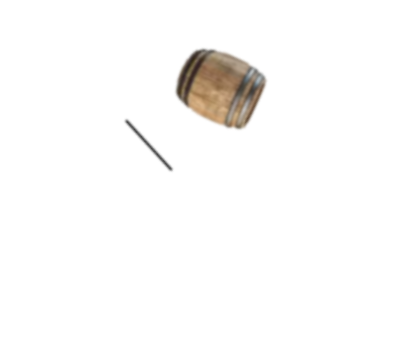
#> input picture data/cask7.png, 410 x 346 px, found by its file name
$ python gradientMethod.py
#> lines starting #> are read from the running program, lines starting #| are printed output that depends on the picture; after the words box and inside, x2 and y2 are one past the last pixel; in counts of white or black regions, pixels touching at a corner belong together
import cv2,numpy as np,random,uprightImg

def get_h(obj_h,cask_m,real_obj_h=1,):
    global metre_per_pix
    metre_per_pix=real_obj_h/obj_h
    dist=cask_m*metre_per_pix
    return dist

#incomplete
def get_w(h_val=None):
    global cask_contour

    if (not h_val) or h_val>=h//2:
        h_val=random.randint(0,h//2)

def get_coords(h_val=None):
    h_val=random.randint(28,h//2)
    #find values for quadratic equation
    a=1+m**2
    b=2*m*y_intercept
    c=(y_intercept**2)-(h_val**2)

    #use quadratic equation to find Δx values
    x_1=(-b+((b**2)-(4*a*c))**.5)/(2*a)
    x_2=(-b-((b**2)-(4*a*c))**.5)/(2*a)

    #find Δy values
    y_1=((h_val**2)-(x_1**2))**.5
    y_2=((h_val**2)-(x_2**2))**.5

    #find the points using the Δx and Δy values
    #im not sure why none of these values get the correct points
    x_coord_1_1=centre_x-x_1
    y_coord_1_1=m*x_coord_1_1+y_intercept

    x_coord_2_1=centre_x-x_2
    y_coord_2_1=m*x_coord_2_1+y_intercept

    x_coord_1_2=centre_x-x_1
    y_coord_1_2=centre_y+y_1

    x_coord_2_2=centre_x-x_2
    y_coord_2_2=centre_y+y_2

    #find the actual points using the perpendicular lines equations
    x_final_1=((x_coord_1_2/m)+y_coord_1_2-y_intercept)/(m+(1/m))
    y_final_1=m*x_final_1+y_intercept

    x_final_2=((x_coord_2_2/m)+y_coord_2_2-y_intercept)/(m+(1/m))
    y_final_2=m*x_final_2+y_intercept

    y_intercept_2=y_final_2-(-1/m)*x_final_2

    points=[]
    for point in cask_contour:
        if point[0][0]*(-1/m)+y_intercept_2==point[0][1]:
            points.append(point)
            cv2.circle(img,(int(point[0][0]),int(point[0][1])),5,(255,0,255),-1)
    print(points)

    cv2.circle(img,(int(x_coord_1_2),int(y_coord_1_2)),5,(0,0,255),2)
    cv2.circle(img,(int(x_coord_2_2),int(y_coord_2_2)),5,(0,0,255),2)

    cv2.circle(img,(int(x_coord_1_1),int(y_coord_1_1)),5,(255,0,0),2)
    cv2.circle(img,(int(x_coord_2_1),int(y_coord_2_1)),5,(255,0,0),2)

    cv2.circle(img,(int(x_final_1),int(y_final_1)),5,(0,255,0),2)
    cv2.circle(img,(int(x_final_2),int(y_final_2)),5,(0,255,0),2)
img=cv2.imread("./data/cask7.png")
#> img is the input picture: shape (346, 410, 3); mean B, G, R 249.1, 250, 250.8
img=cv2.resize(img,(0,0),fx=2,fy=2)
#> img: shape (692, 820, 3)

img_process=cv2.cvtColor(img,cv2.COLOR_BGR2GRAY)
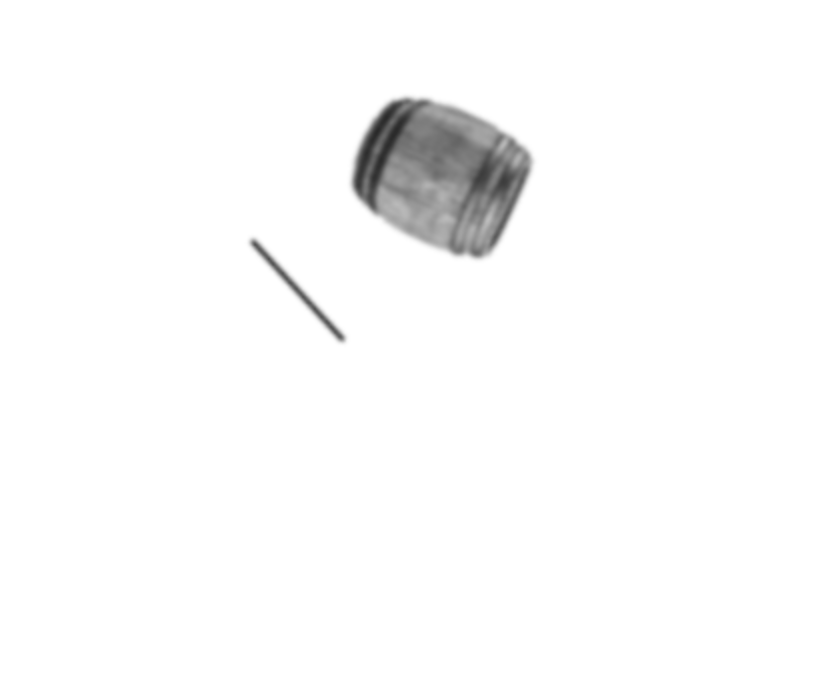
#> img_process: shape (692, 820); min 41, max 255, mean 250.2

img_process=cv2.GaussianBlur(img_process,(5,5),0)

#cv2.imshow("img",img_process)
#cv2.waitKey(0)
#create mask to get the contour of the cask and known object
mask=cv2.inRange(img_process,0,180)
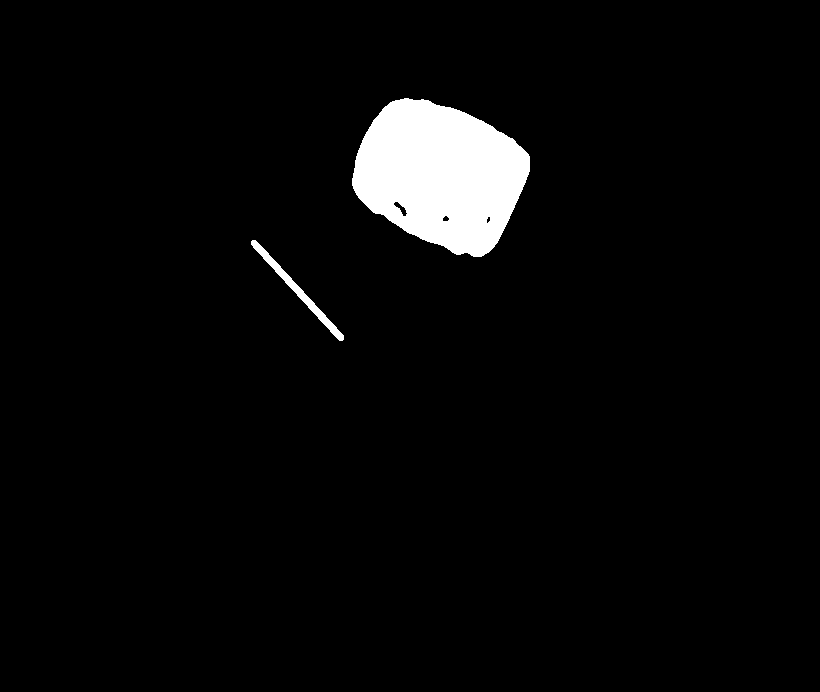
#> mask: shape (692, 820); 3.6% white; 2 white regions

#chain approx none used, as even though it uses more memory it gives more reliable results for getting width later
contours,_=cv2.findContours(mask,cv2.RETR_TREE,cv2.CHAIN_APPROX_NONE)
#> contours = 5 contours, 1 with area under 20; largest, box (x1, y1, x2, y2) and area: (352, 98, 530, 257) 19556, (251, 240, 344, 341) 850, (393, 201, 408, 217) 84, (442, 215, 450, 222) 30

#get largest contours which should be the cask and the object and get bounding box and circle
#cask should be the largest contour
contours=sorted(list(contours),key=cv2.contourArea,reverse=True)
cask_contour=contours[0]
#> cask_contour = contour of 463 points, box (x1, y1, x2, y2) (352, 98, 530, 257), area 19556
obj_contour=contours[1]
#> obj_contour = contour of 206 points, box (x1, y1, x2, y2) (251, 240, 344, 341), area 850
cask_box=coords_cask,dimens_cask,angle_cask=cv2.minAreaRect(cask_contour)
#> cask_box = ((438.1, 173.3), (132.9, 166.2), -65.22); coords_cask = (438.1, 173.3); dimens_cask = (132.9, 166.2); angle_cask = -65.22
cask_box=cv2.boxPoints(cask_box)
#> cask_box = [[485.7, 268.4], [334.9, 198.8], [390.6, 78.11], [541.4, 147.7]]
cask_box=np.int0(cask_box)
#> cask_box = [[485, 268], [334, 198], [390, 78], [541, 147]]
centre_x,centre_y=coords_cask[0],coords_cask[1]
#> centre_x = 438.1; centre_y = 173.3

obj_box=coords_obj,dimens_obj,angle_obj=cv2.minAreaRect(obj_contour)
#> obj_box = ((297.1, 289.9), (7.19, 134.5), -42.51); coords_obj = (297.1, 289.9); dimens_obj = (7.19, 134.5); angle_obj = -42.51
obj_box=cv2.boxPoints(obj_box)
#> obj_box = [[339.9, 341.9], [249, 242.7], [254.3, 237.9], [345.2, 337.1]]
obj_box=np.int0(obj_box)
#> obj_box = [[339, 341], [249, 242], [254, 237], [345, 337]]

circ=cv2.minEnclosingCircle(cask_contour)
#> circ = ((441.3, 175.4), 89.82)
cnt_ind=0

cask_h=get_h(max(dimens_obj),max(dimens_cask))
#> cask_h = 1.24

for point in cask_box:
    cv2.circle(img,(int(point[0]),int(point[1])),5,(255,0,255),2)
#> this loop made 4 passes
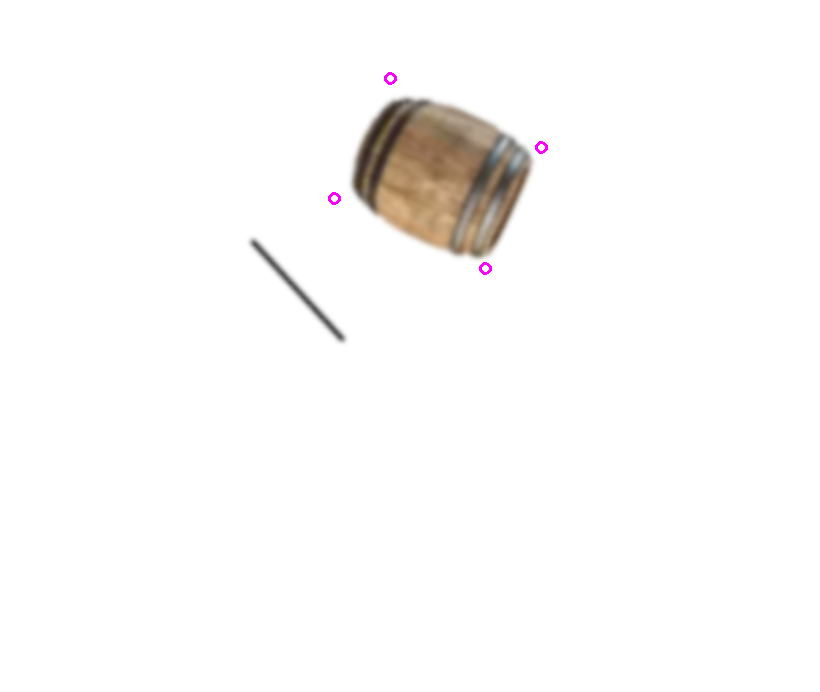
#> img: shape (692, 820, 3); mean B, G, R 249.1, 249.8, 250.8

#if it is upright use upright fuction
if angle_cask==0 or angle_cask==90:
    uprightImg.main(img)
    quit()

#find equation of line parrallel edge of point 1 and 4 (purple line) and passes through centre
m=(cask_box[3][1]-cask_box[0][1])/(cask_box[3][0]-cask_box[0][0])
#> m = -2.16
y_intercept=centre_y-m*(centre_x)
#> y_intercept = 1120
h=((cask_box[3][1]-cask_box[0][1])**2+(cask_box[3][0]-cask_box[0][0])**2)**0.5
#> h = 133.3

get_coords()
#> in get_coords, `h_val=random.randint(28,h//2)`: h_val = 52
#> in get_coords, `a=1+m**2`: a = 5.67
#> in get_coords, `b=2*m*y_intercept`: b = -4839.9
#> in get_coords, `c=(y_intercept**2)-(h_val**2)`: c = 1251640.3
#> in get_coords, `x_1=(-b+((b**2)-(4*a*c))**.5)/(2*a)`: x_1 = nan
#> the loop in get_coords, `for point in cask_contour:` made 463 passes
#> point on passes 1 to 3: [[404, 98]], [[403, 99]], [[402, 99]]
#> after the loop in get_coords, `for point in cask_contour:`: points = []
#> (the run stopped early here; a loop or call above may not have finished)

$ run again, with data/cask.jfif saved as data/cask7.png
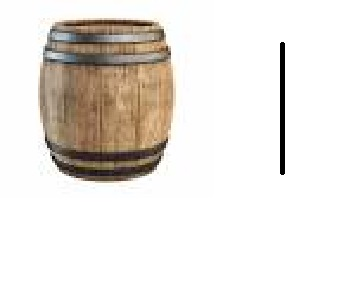
#> input picture data/cask.jfif, 341 x 298 px, found by its file name
#> img is the input picture: shape (298, 341, 3); mean B, G, R 222.4, 227.5, 232.1
#> `mask=cv2.inRange(img_process,0,180)`:
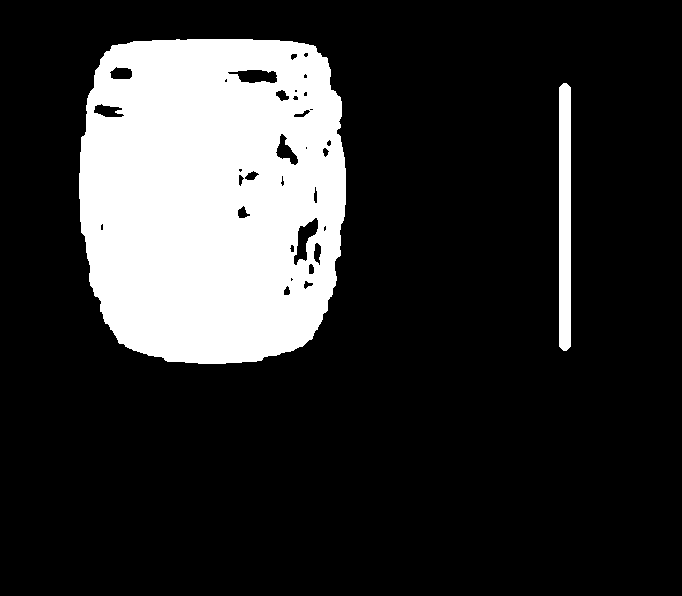
#> mask: shape (596, 682); 19.1% white; 2 white regions
#> contours = 34 contours, 11 with area under 20; largest, box (x1, y1, x2, y2) and area: (79, 39, 346, 364) 76486, (559, 83, 571, 351) 2905, (293, 217, 319, 266) 548, (227, 69, 278, 84) 501, (275, 133, 299, 166) 338
#> cask_contour = contour of 1015 points, box (x1, y1, x2, y2) (79, 39, 346, 364), area 76486
#> obj_contour = contour of 540 points, box (x1, y1, x2, y2) (559, 83, 571, 351), area 2905
#> `cask_box=coords_cask,dimens_cask,angle_cask=cv2.minAreaRect(cask_conto..`: cask_box = ((212, 201), (324, 266), -90); coords_cask = (212, 201); dimens_cask = (324, 266); angle_cask = -90
#> `cask_box=cv2.boxPoints(cask_box)`: cask_box = [[345, 363], [79, 363], [79, 39], [345, 39]]
#> centre_x = 212; centre_y = 201
#> `obj_box=coords_obj,dimens_obj,angle_obj=cv2.minAreaRect(obj_contour)`: obj_box = ((564.5, 216.5), (267, 11), -90); coords_obj = (564.5, 216.5); dimens_obj = (267, 11); angle_obj = -90
#> `obj_box=cv2.boxPoints(obj_box)`: obj_box = [[570, 350], [559, 350], [559, 83], [570, 83]]
#> circ = ((212.8, 191.9), 178.1)
#> cask_h = 1.21
#> the loop `for point in cask_box:` made 4 passes
#> after the loop `for point in cask_box:`:
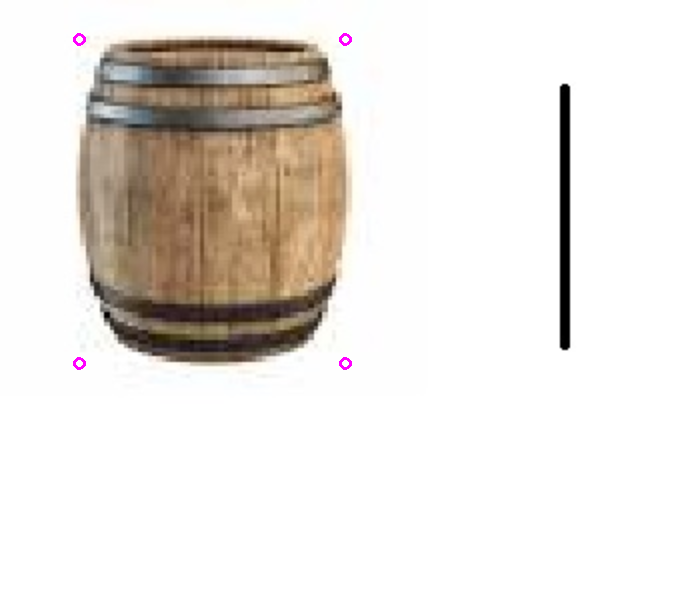
#> img: shape (596, 682, 3); mean B, G, R 222.4, 227.3, 232.1
#> m = -inf
#> y_intercept = inf
#> h = 324
#> h_val = 126
#> a = inf
#> b = -inf
#> c = inf
#> x_1 = nan
#> the loop in get_coords, `for point in cask_contour:` made 1015 passes
#> point on passes 1 to 3: [[176, 39]], [[175, 40]], [[174, 40]]
#> after the loop in get_coords, `for point in cask_contour:`: points = []

$ run again, with data/cask2.jfif saved as data/cask7.png
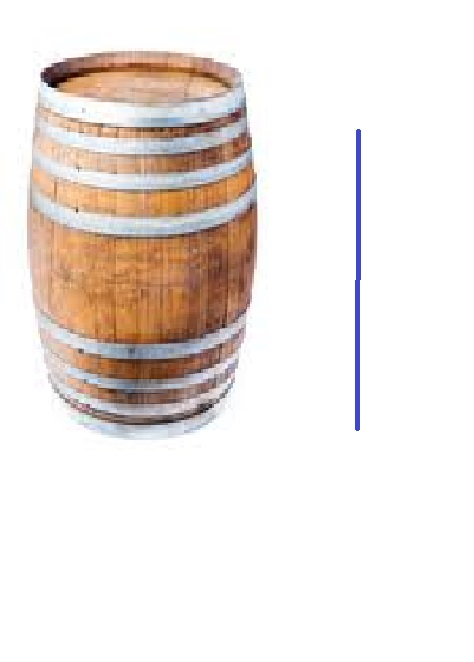
#> input picture data/cask2.jfif, 474 x 662 px, found by its file name
#> img is the input picture: shape (662, 474, 3); mean B, G, R 224.6, 229.1, 237.1
#> `img_process=cv2.cvtColor(img,cv2.COLOR_BGR2GRAY)`:
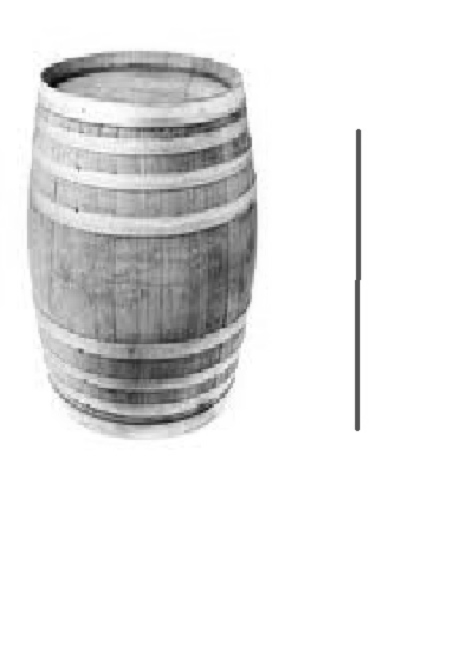
#> img_process: shape (1324, 948) (shown at 1/2 size); min 3, max 255, mean 231
#> `mask=cv2.inRange(img_process,0,180)`:
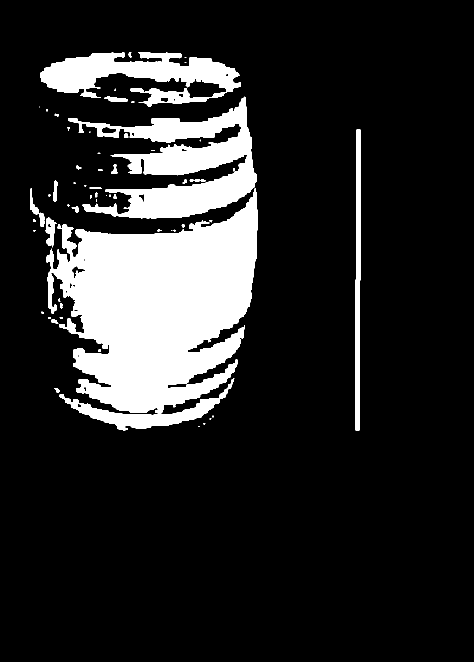
#> mask: shape (1324, 948) (shown at 1/2 size); 15.3% white; 59 white regions (28 under 20 px)
#> contours = 79 contours, 42 with area under 20; largest, box (x1, y1, x2, y2) and area: (93, 377, 515, 861) 122554, (136, 193, 514, 437) 36882, (81, 104, 482, 213) 20556, (710, 258, 722, 862) 5421, (91, 435, 114, 495) 692
#> cask_contour = contour of 4094 points, box (x1, y1, x2, y2) (93, 377, 515, 861), area 122554
#> obj_contour = contour of 2689 points, box (x1, y1, x2, y2) (136, 193, 514, 437), area 36882
#> `cask_box=coords_cask,dimens_cask,angle_cask=cv2.minAreaRect(cask_conto..`: cask_box = ((320.2, 626.6), (440.2, 449), -7.05); coords_cask = (320.2, 626.6); dimens_cask = (440.2, 449); angle_cask = -7.05
#> `cask_box=cv2.boxPoints(cask_box)`: cask_box = [[129.3, 876.4], [74.23, 430.7], [511.1, 376.7], [566.2, 822.4]]
#> `cask_box=np.int0(cask_box)`: cask_box = [[129, 876], [74, 430], [511, 376], [566, 822]]
#> centre_x = 320.2; centre_y = 626.6
#> `obj_box=coords_obj,dimens_obj,angle_obj=cv2.minAreaRect(obj_contour)`: obj_box = ((328.2, 325.8), (360.9, 224.4), -7); coords_obj = (328.2, 325.8); dimens_obj = (360.9, 224.4); angle_obj = -7
#> `obj_box=cv2.boxPoints(obj_box)`: obj_box = [[162.8, 459.2], [135.4, 236.4], [493.6, 192.4], [521, 415.2]]
#> `obj_box=np.int0(obj_box)`: obj_box = [[162, 459], [135, 236], [493, 192], [521, 415]]
#> circ = ((319, 589.3), 286.2)
#> cask_h = 1.24
#> the loop `for point in cask_box:` made 4 passes
#> m = -0.124
#> y_intercept = 666.1
#> h = 440.3
#> h_val = 126
#> a = 1.02
#> b = -164.6
#> c = 427841.2
#> x_1 = nan
#> the loop in get_coords, `for point in cask_contour:` made 4094 passes
#> point on passes 1 to 3: [[509, 377]], [[508, 378]], [[508, 379]]
#> after the loop in get_coords, `for point in cask_contour:`: points = []
